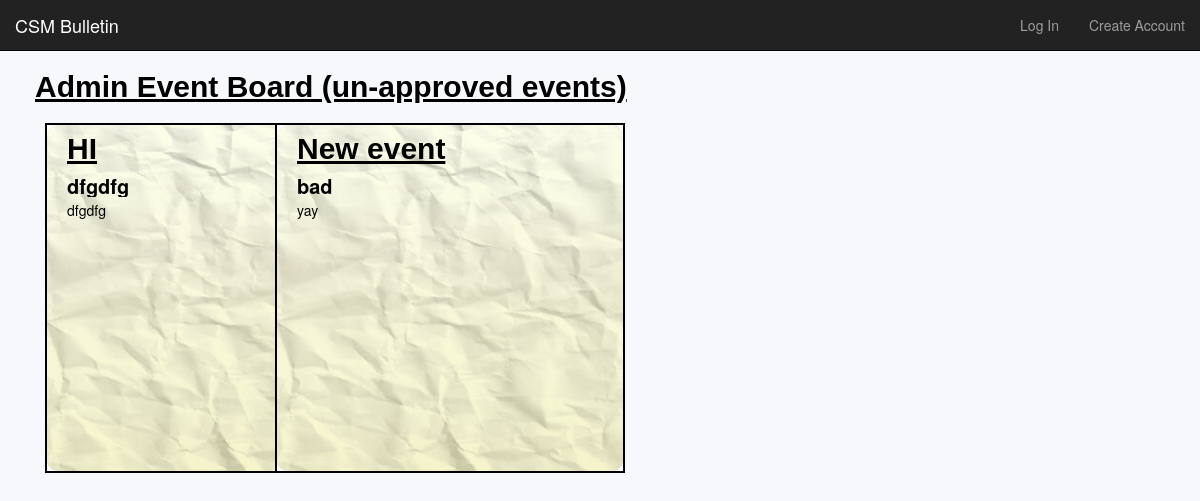
Screenshot of /members/moderator/ with the database file from the repository.
### events/models.py (models this page shows)
class Event(models.Model):  # makes an event class with five atributes
    title        = models.CharField(max_length=120) # make title limited to 120 chars
    description  = models.TextField(blank=True, default='') # make description not required
    repeats      = models.BooleanField(default=False)
    approved     = models.BooleanField(default=False)
    date         = models.DateField()
    start_time   = models.TimeField()
    end_time     = models.TimeField()
    posting_club = models.CharField(max_length=100)
    user         = models.ForeignKey(to=User, related_name="events", blank=True, null=True, on_delete=models.CASCADE)
    image        = models.ImageField(null=True, blank=True, upload_to='images/')
    def get_absolute_url(self):
        return reverse('events:event', kwargs={'id': self.id})

### members/views.py (the view)
def moderator_view(request):        # directs to a page for only moderators
    sorted_list = Event.objects.all().order_by('date', 'start_time')
    return render(request, 'authenticate/moderator.html', { 'object_list': sorted_list })

### members/templates/authenticate/moderator.html (shortened to what this page needs)
{% extends 'base.html' %}
{% block content %}
{% load static %} <link rel="stylesheet" href="{% static 'eventboard.css' %}">
<h1>Admin Event Board (un-approved events)</h1>
  {% for event in object_list %}
    {% if event.approved == False %}
      <div class="column">
        <a href="/members/moderator/view/{{ event.id }}/">
          <div class="box">
            {% load static %} <img src="{% static 'images/paper.jpg' %}" alt="Paper">
            <div class="gradient"></div>
            <h1><div class="ellipsis">{{ event.title }}</div></h1>
            <h2><div class="ellipsis">{{ event.posting_club }}</div></h2>
            <p>{% if event.description %}{{ event.description }}{% else %}N/A{% endif %}</p>
          </div>
        </a>
      </div>
    {% endif %}
{% endfor %}
{% endblock %}

### events/static/base.css (style rules this page uses)
body { background-color: rgba(0, 77, 150, 0.034); margin-left: 30px; margin-bottom: 50px; }

### events/static/eventboard.css (style rules this page uses)
body { margin-right: 20px; margin-top: 70px; }
.ellipsis { text-overflow: ellipsis; white-space: nowrap; overflow: hidden; }
h1 { margin: 5px; font-stretch: condensed; font-size: 30px; font-weight: bold; text-decoration: underline; font-family: Arial; color: rgb(0, 0, 0); }
h2 { margin: 5px; font-size: 20px; font-weight: bold; color: rgb(0, 0, 0); }
p { margin: 5px; }
.box { transition: all .3s ease; width: 350px; height: 350px; margin: 15px; border: 2px solid #000000; background-color: white; float: left; position: relative; }
.box .gradient { width: 100%; height: 100%; background: linear-gradient(to bottom, rgba(245, 255, 110, 0.15), rgba(209, 206, 0, 0.2)); position: absolute; border-radius: 10px; top: 0; left: 0; }
.box h1 { position: absolute; width: 90%; top: 2px; left: 15px; font-stretch: condensed; font-size: 30px; font-weight: bold; text-decoration: underline; font-family: Arial; color: rgb(0, 0, 0); }
.box h2 { position: absolute; width: 90%; font-size: 20px; font-weight: bold; top: 45px; left: 15px; color: rgb(0, 0, 0); }
.box img { position: absolute; width: 100%; height: 100%; object-fit: cover; }
.box p { position: absolute; top: 70px; left: 15px; width: 80%; color: rgb(0, 0, 0); overflow: hidden; display: -webkit-box; -webkit-box-orient: vertical; -webkit-line-clamp: 4; }
img { border-radius: 10px; display: block; margin-left: auto; margin-right: auto; width: 40%; }
.column { float: left; width: 20%; }

### rows the page displays
Event: approved False (drawn), title "HI", posting_club "dfgdfg", description "dfgdfg"
Event: approved False (drawn), title "New event", posting_club "bad", description "yay"
